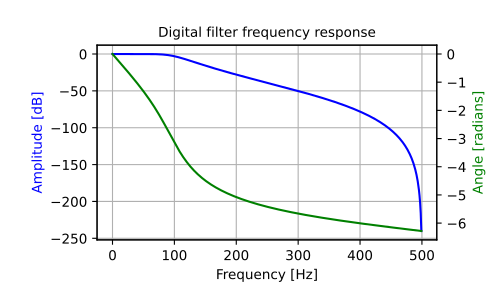

The script that drew this image:
# Design a 4th-order digital Butterworth filter with cut-off of 100 Hz in a
# system with sample rate of 1000 Hz, and plot the frequency response:

from scipy import signal
z, p, k = signal.butter(4, 100, output='zpk', fs=1000)
w, h = signal.freqz_zpk(z, p, k, fs=1000)

import matplotlib.pyplot as plt
fig = plt.figure()
ax1 = fig.add_subplot(1, 1, 1)
ax1.set_title('Digital filter frequency response')

ax1.plot(w, 20 * np.log10(abs(h)), 'b')
ax1.set_ylabel('Amplitude [dB]', color='b')
ax1.set_xlabel('Frequency [Hz]')
ax1.grid()

ax2 = ax1.twinx()
angles = np.unwrap(np.angle(h))
ax2.plot(w, angles, 'g')
ax2.set_ylabel('Angle [radians]', color='g')

plt.axis('tight')
plt.show()
